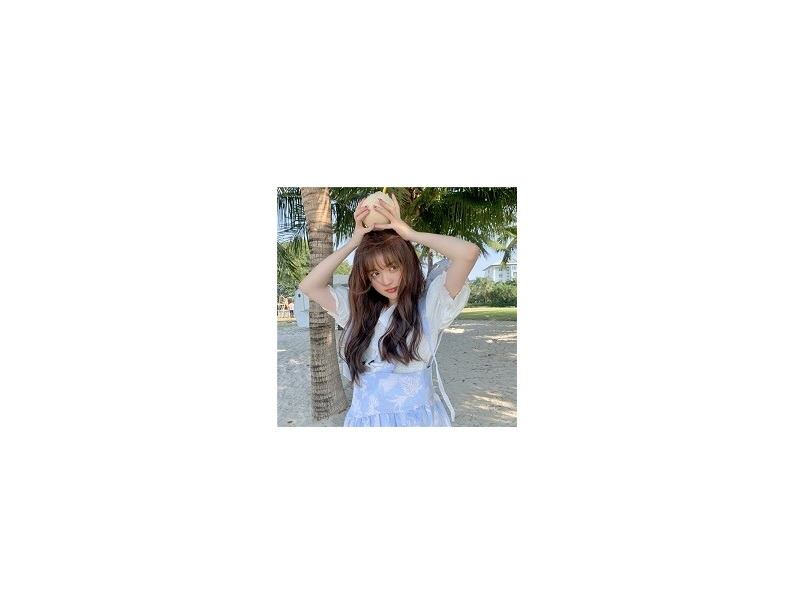
#> input picture opencv/1s.jpg, 794 x 606 px, found by its file name
$ python face.py
#> lines starting #> are read from the running program, lines starting #| are printed output that depends on the picture

# 顔を認識して、矩形を描いた画像を出力します
import cv2

XML_PATH = "D:/srcpython/opencv/haarcascade_frontalface_default.xml"
INPUT_IMG_PATH = "D:/srcpython/opencv/1s.jpg"
#INPUT_IMG_PATH = "D:/srcpython/opencv/input.jpg"
OUTPUT_IMG_PATH = "D:/srcpython/opencv/out.jpg"

classifier = cv2.CascadeClassifier(XML_PATH)

img = cv2.imread(INPUT_IMG_PATH)
#> img is the input picture: shape (606, 794, 3); mean B, G, R 240.3, 240.9, 240.7
color = cv2.cvtColor(img, cv2.COLOR_BGR2GRAY)
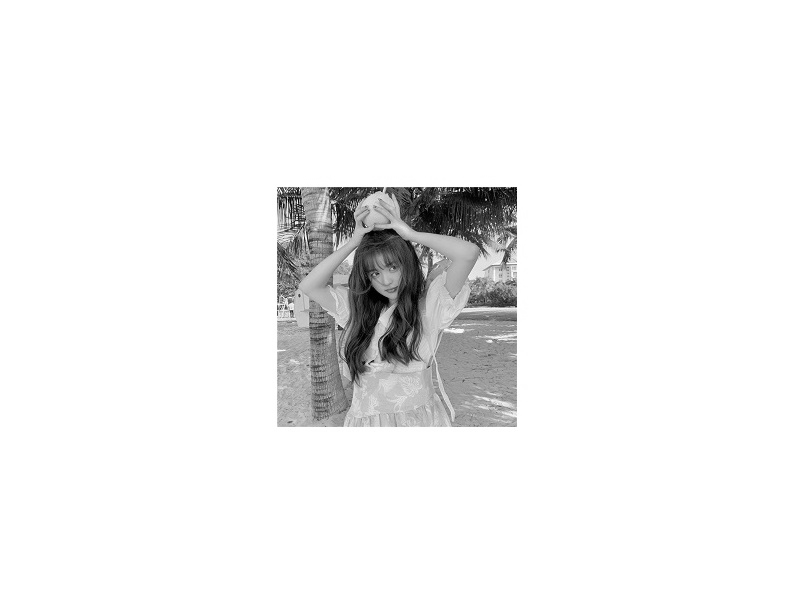
#> color: shape (606, 794); min 0, max 255, mean 240.8

targets = classifier.detectMultiScale(color)
#> targets = ()

for x, y, w, h in targets:
    cv2.rectangle(img, (x, y), (x + w, y + h), (255, 0, 0), 2)
#> this loop made 0 passes

cv2.imwrite(OUTPUT_IMG_PATH, img)
